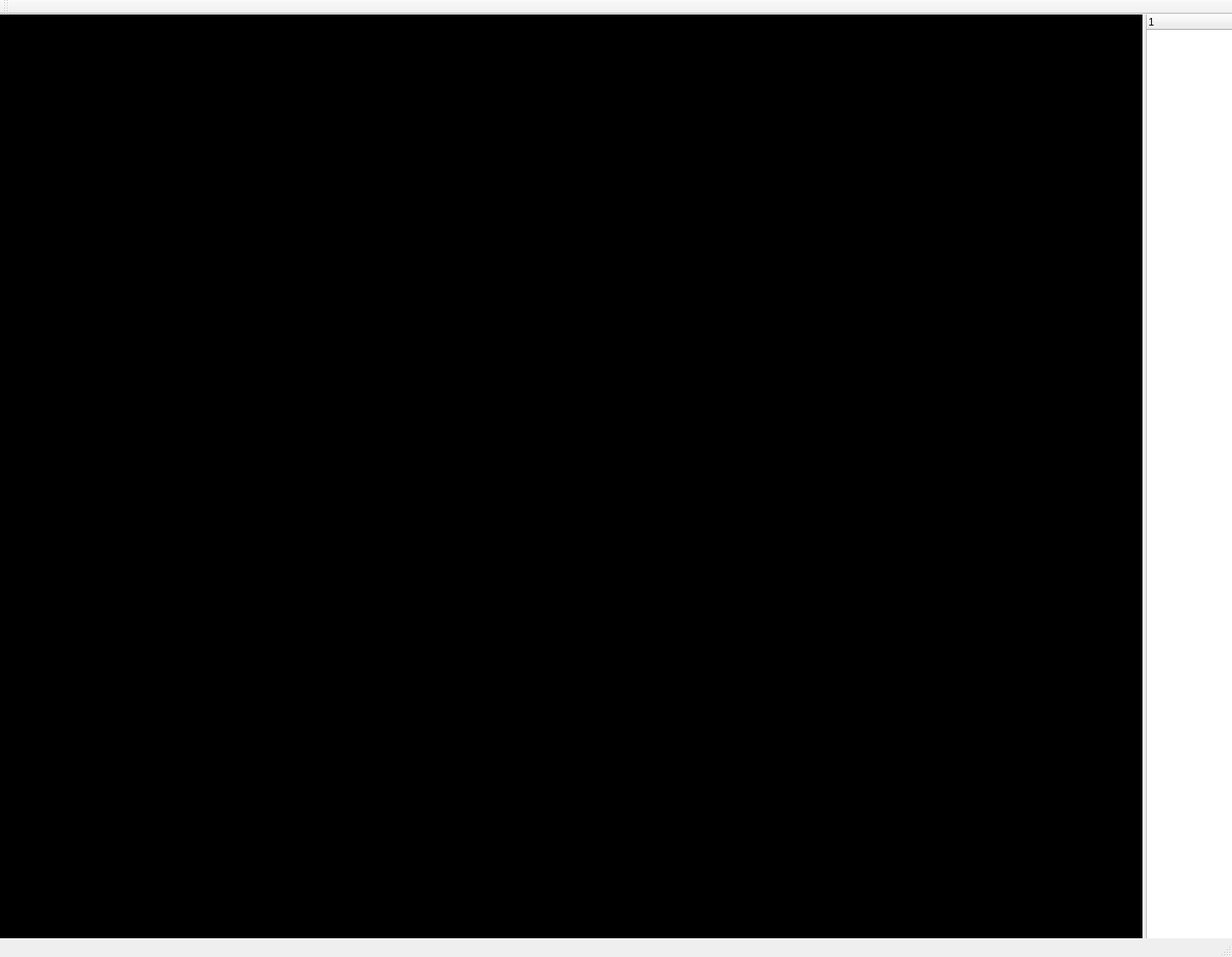
<?xml version="1.0" encoding="UTF-8"?>
<ui version="4.0">
 <class>MainWindow</class>
 <widget class="QMainWindow" name="MainWindow">
  <property name="geometry">
   <rect>
    <x>0</x>
    <y>0</y>
    <width>1445</width>
    <height>1123</height>
   </rect>
  </property>
  <property name="windowTitle">
   <string>MainWindow</string>
  </property>
  <widget class="QWidget" name="centralWidget">
   <widget class="QLabel" name="label">
    <property name="geometry">
     <rect>
      <x>-80</x>
      <y>0</y>
      <width>1420</width>
      <height>1200</height>
     </rect>
    </property>
    <property name="styleSheet">
     <string notr="true">background-color: rgb(255, 85, 127);
background-color: rgb(0, 0, 0);</string>
    </property>
    <property name="text">
     <string>TextLabel</string>
    </property>
   </widget>
   <widget class="QTreeWidget" name="treeWidget">
    <property name="geometry">
     <rect>
      <x>1344</x>
      <y>-1</y>
      <width>491</width>
      <height>1321</height>
     </rect>
    </property>
    <column>
     <property name="text">
      <string notr="true">1</string>
     </property>
    </column>
   </widget>
  </widget>
  <widget class="QMenuBar" name="menuBar">
   <property name="geometry">
    <rect>
     <x>0</x>
     <y>0</y>
     <width>1445</width>
     <height>21</height>
    </rect>
   </property>
  </widget>
  <widget class="QToolBar" name="mainToolBar">
   <attribute name="toolBarArea">
    <enum>TopToolBarArea</enum>
   </attribute>
   <attribute name="toolBarBreak">
    <bool>false</bool>
   </attribute>
  </widget>
  <widget class="QStatusBar" name="statusBar"/>
 </widget>
 <layoutdefault spacing="6" margin="11"/>
 <resources/>
 <connections/>
</ui>
